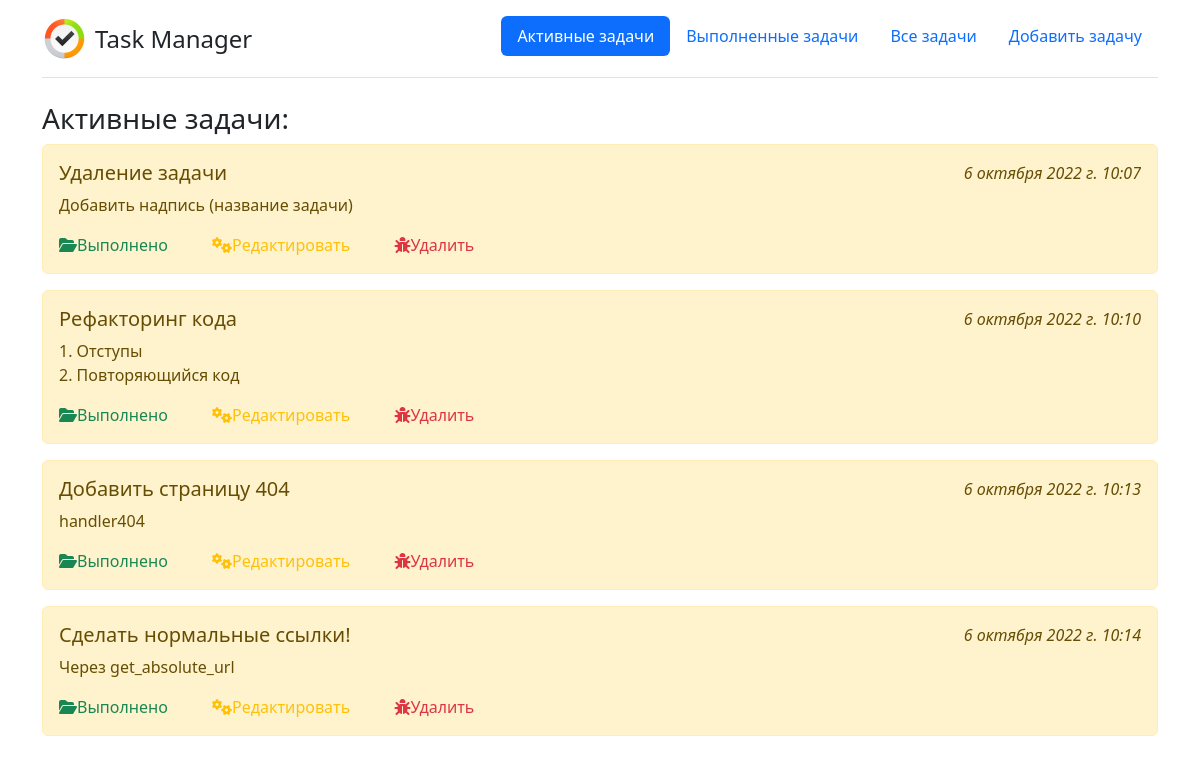
The app's page /, older data.
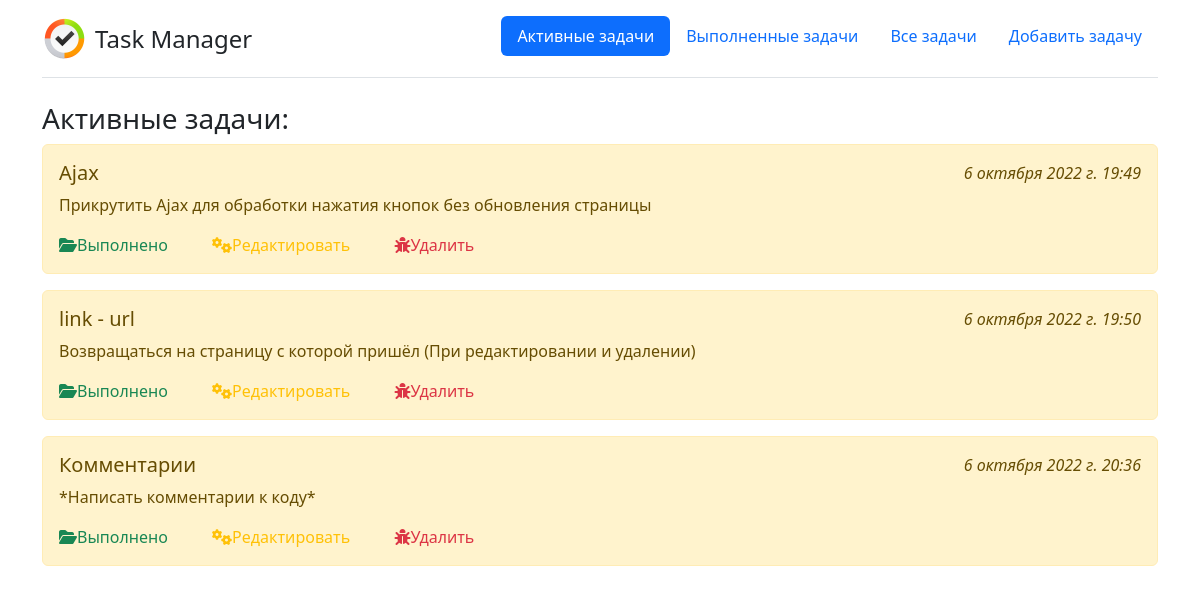
The same page, newer data.
### Main/models.py (models this page shows, shortened)
class Task(models.Model):
    title = models.CharField(max_length=255, verbose_name='Название')
    task = models.TextField(verbose_name='Задача')
    time_create = models.DateTimeField(auto_now_add=True, verbose_name='Время создания')
    time_update = models.DateTimeField(auto_now=True, verbose_name='Время обновления')
    done = models.BooleanField(default=False, verbose_name='Статус')
    class Meta:
        verbose_name = 'Задача'
        verbose_name_plural = 'Задачи'

### Main/views.py (the view)
# urls.py: path('', ActiveTask.as_view(), name='activeTask'),
class ActiveTask(ListView):
    model = Task
    template_name = 'Main/index.html'
    extra_context = {'title': 'Активные задачи'}
    context_object_name = 'tasks'
    def get_queryset(self):
        return Task.objects.filter(done=False).order_by('time_update')

### Main/templates/Main/index.html
{% extends 'Main/base.html' %}
{% block body %}
  {% if title == 'Активные задачи' %}
    <h3>Активные задачи:</h3>
  {% elif title == 'Выполненные задачи' %}
    <h3>Выполненные задачи:</h3>
  {% elif title == 'Все задачи' %}
    <h3>Все задачи:</h3>
  {% endif %}
 {% if tasks %}
    {% for el in tasks %}
      {% if el.done %}
        <div class="alert alert-success mt-2">
      {% else %}
        <div class="alert alert-warning mt-2">
      {% endif %}
      <div class="hidd">
        <h5 class="position_left">{{ el.title |linebreaksbr }}</h5>
        <i class="position_right">{{ el.time_update }}</i>
      </div>
      <p>{{ el.task |linebreaksbr }}</p>
      {% if el.done == False %}
        <a href="{% url 'readyTask' el.pk %}" class="text-success" id="marg"><i class="fa-solid fa-folder-open"></i>Выполнено</a>
      {% else %}
        <a href="{% url 'activateTask' el.pk %}" class="text-primary" id="marg2"><i class="fa-solid fa-code-pull-request"></i>Активировать</a>
      {% endif %}
        <a href="{% url 'updateTask' el.pk %}" class="text-warning" id="marg3"><i class="fa-solid fa-gears"></i>Редактировать</a>
        <a href="{% url 'deleteTask' el.pk %}" class="text-danger"><i class="fa-solid fa-bug"></i>Удалить</a>
    </div>
    {% endfor %}
 {% else %}
   <h4 class="text-danger">Отсутствуют</h4>
   {% if page != 'Выполненные задачи' %}
     <a href="{% url 'addTask' %}">Добавить задачу</a>
   {% endif %}
 {% endif %}
{% endblock %}

### Main/templates/Main/base.html (shortened to what this page needs)
{% load static %}
<!DOCTYPE html>
<html lang="en">
  <head>
    <link href="https://cdn.jsdelivr.net/npm/bootstrap@5.2.1/dist/css/bootstrap.min.css" rel="stylesheet">
    <link type="text/css" href="{% static 'Main/css/style.css' %}" rel="stylesheet" />
  </head>
  <body>
    <div class="container">
      <header class="d-flex flex-wrap justify-content-center py-3 mb-4 border-bottom">
        <a href="{% url 'activeTask' %}" class="d-flex align-items-center mb-3 mb-md-0 me-md-auto text-dark text-decoration-none">
          <img src="{% static 'Main/images/logo.png' %}" class="bi me-2" width="45" height="45">
          <span class="fs-4">Task Manager</span>
        </a>
        <ul class="nav nav-pills">
          {% if title == 'Активные задачи' %}
            <li class="nav-item"><a href="{% url 'activeTask' %}" class="nav-link active" aria-current="page">Активные задачи</a></li>
          {% else %}
            <li class="nav-item"><a href="{% url 'activeTask' %}" class="nav-link" aria-current="page">Активные задачи</a></li>
          {% endif %}
            {% if title == 'Выполненные задачи' %}
              <li class="nav-item"><a href="{% url 'didTask' %}" class="nav-link active" aria-current="page">Выполненные задачи</a></li>
            {% else %}
              <li class="nav-item"><a href="{% url 'didTask' %}" class="nav-link" aria-current="page">Выполненные задачи</a></li>
            {% endif %}
          {% if title == 'Все задачи' %}
            <li class="nav-item"><a href="{% url 'allTask' %}" class="nav-link active" aria-current="page">Все задачи</a></li>
          {% else %}
            <li class="nav-item"><a href="{% url 'allTask' %}" class="nav-link" aria-current="page">Все задачи</a></li>
          {% endif %}
          {% if title == 'Добавить задачу' %}
            <li class="nav-item"><a href="{% url 'addTask' %}" class="nav-link active">Добавить задачу</a></li>
          {% else %}
            <li class="nav-item"><a href="{% url 'addTask' %}" class="nav-link">Добавить задачу</a></li>
          {% endif %}
        </ul>
      </header>
  </div>
  <div class="container">
    {% block body %}
    {% endblock %}
  </div>
 </body>
</html>

### Main/static/Main/css/style.css (style rules this page uses)
a { text-decoration: none; }
.position_left { float: left; }
.position_right { float: right; }
.hidd { overflow: hidden; }
#marg { margin-right: 40px; }
#marg3 { margin-right: 40px; }

Row changes from the older to the newer data that the page shows:
removed Task: title "Удаление задачи", time_update "6 октября 2022 г. 10:07", task "Добавить надпись (название задачи)", done False (drawn)
removed Task: title "Рефакторинг кода", time_update "6 октября 2022 г. 10:10", task "1. Отступы 2. Повторяющийся код", done False (drawn)
removed Task: title "Добавить страницу 404", time_update "6 октября 2022 г. 10:13", task "handler404", done False (drawn)
removed Task: title "Сделать нормальные ссылки!", time_update "6 октября 2022 г. 10:14", task "Через get_absolute_url", done False (drawn)
added Task: title "Ajax", time_update "6 октября 2022 г. 19:49", task "Прикрутить Ajax для обработки нажатия кнопок без обновления страницы", done False (drawn)
added Task: title "link - url", time_update "6 октября 2022 г. 19:50", task "Возвращаться на страницу с которой пришёл (При редактировании и удалении)", done False (drawn)
added Task: title "Комментарии", time_update "6 октября 2022 г. 20:36", task "*Написать комментарии к коду*", done False (drawn)
